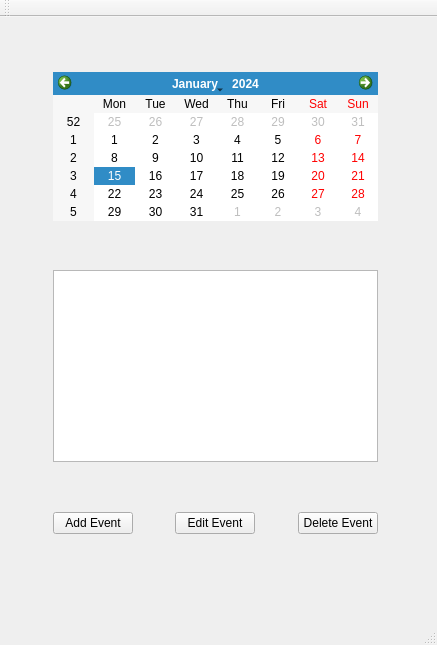
<?xml version="1.0" encoding="UTF-8"?>
<ui version="4.0">
 <class>MainWindow</class>
 <widget class="QMainWindow" name="MainWindow">
  <property name="geometry">
   <rect>
    <x>0</x>
    <y>0</y>
    <width>437</width>
    <height>645</height>
   </rect>
  </property>
  <property name="sizePolicy">
   <sizepolicy hsizetype="Fixed" vsizetype="Fixed">
    <horstretch>0</horstretch>
    <verstretch>0</verstretch>
   </sizepolicy>
  </property>
  <property name="windowTitle">
   <string>Callender</string>
  </property>
  <widget class="QWidget" name="centralWidget">
   <widget class="QStackedWidget" name="stackedWidget">
    <property name="geometry">
     <rect>
      <x>0</x>
      <y>0</y>
      <width>431</width>
      <height>611</height>
     </rect>
    </property>
    <property name="sizePolicy">
     <sizepolicy hsizetype="Maximum" vsizetype="Maximum">
      <horstretch>2</horstretch>
      <verstretch>0</verstretch>
     </sizepolicy>
    </property>
    <property name="currentIndex">
     <number>0</number>
    </property>
    <widget class="QWidget" name="PageCallender">
     <widget class="QWidget" name="horizontalLayoutWidget">
      <property name="geometry">
       <rect>
        <x>10</x>
        <y>0</y>
        <width>411</width>
        <height>571</height>
       </rect>
      </property>
      <layout class="QHBoxLayout" name="horizontalLayout">
       <item>
        <spacer name="horizontalSpacer_3">
         <property name="orientation">
          <enum>Qt::Horizontal</enum>
         </property>
         <property name="sizeHint" stdset="0">
          <size>
           <width>40</width>
           <height>20</height>
          </size>
         </property>
        </spacer>
       </item>
       <item>
        <layout class="QVBoxLayout" name="verticalLayout_2">
         <item>
          <spacer name="verticalSpacer_2">
           <property name="orientation">
            <enum>Qt::Vertical</enum>
           </property>
           <property name="sizeHint" stdset="0">
            <size>
             <width>20</width>
             <height>40</height>
            </size>
           </property>
          </spacer>
         </item>
         <item>
          <widget class="QCalendarWidget" name="calendarWidget">
           <property name="maximumSize">
            <size>
             <width>368</width>
             <height>16777215</height>
            </size>
           </property>
          </widget>
         </item>
         <item>
          <spacer name="verticalSpacer">
           <property name="orientation">
            <enum>Qt::Vertical</enum>
           </property>
           <property name="sizeHint" stdset="0">
            <size>
             <width>20</width>
             <height>40</height>
            </size>
           </property>
          </spacer>
         </item>
         <item>
          <widget class="QListWidget" name="ListWidgetEvent"/>
         </item>
         <item>
          <spacer name="verticalSpacer_3">
           <property name="orientation">
            <enum>Qt::Vertical</enum>
           </property>
           <property name="sizeHint" stdset="0">
            <size>
             <width>20</width>
             <height>40</height>
            </size>
           </property>
          </spacer>
         </item>
         <item>
          <layout class="QHBoxLayout" name="horizontalLayout_2">
           <item>
            <widget class="QPushButton" name="pushButton_3">
             <property name="text">
              <string>Add Event</string>
             </property>
            </widget>
           </item>
           <item>
            <spacer name="horizontalSpacer">
             <property name="orientation">
              <enum>Qt::Horizontal</enum>
             </property>
             <property name="sizeHint" stdset="0">
              <size>
               <width>40</width>
               <height>20</height>
              </size>
             </property>
            </spacer>
           </item>
           <item>
            <widget class="QPushButton" name="pushButton_2">
             <property name="text">
              <string>Edit Event</string>
             </property>
            </widget>
           </item>
           <item>
            <spacer name="horizontalSpacer_2">
             <property name="orientation">
              <enum>Qt::Horizontal</enum>
             </property>
             <property name="sizeHint" stdset="0">
              <size>
               <width>40</width>
               <height>20</height>
              </size>
             </property>
            </spacer>
           </item>
           <item>
            <widget class="QPushButton" name="pushButton">
             <property name="text">
              <string>Delete Event</string>
             </property>
            </widget>
           </item>
          </layout>
         </item>
         <item>
          <spacer name="verticalSpacer_4">
           <property name="orientation">
            <enum>Qt::Vertical</enum>
           </property>
           <property name="sizeHint" stdset="0">
            <size>
             <width>20</width>
             <height>40</height>
            </size>
           </property>
          </spacer>
         </item>
        </layout>
       </item>
       <item>
        <spacer name="horizontalSpacer_4">
         <property name="orientation">
          <enum>Qt::Horizontal</enum>
         </property>
         <property name="sizeHint" stdset="0">
          <size>
           <width>40</width>
           <height>20</height>
          </size>
         </property>
        </spacer>
       </item>
      </layout>
     </widget>
    </widget>
    <widget class="QWidget" name="PageAddEvent">
     <widget class="QLineEdit" name="WName">
      <property name="geometry">
       <rect>
        <x>30</x>
        <y>41</y>
        <width>331</width>
        <height>31</height>
       </rect>
      </property>
     </widget>
     <widget class="QLineEdit" name="WLocation">
      <property name="geometry">
       <rect>
        <x>30</x>
        <y>230</y>
        <width>331</width>
        <height>41</height>
       </rect>
      </property>
     </widget>
     <widget class="QLineEdit" name="WNote">
      <property name="geometry">
       <rect>
        <x>30</x>
        <y>300</y>
        <width>331</width>
        <height>201</height>
       </rect>
      </property>
     </widget>
     <widget class="QDialogButtonBox" name="BOK">
      <property name="geometry">
       <rect>
        <x>100</x>
        <y>510</y>
        <width>201</width>
        <height>61</height>
       </rect>
      </property>
      <property name="standardButtons">
       <set>QDialogButtonBox::Cancel|QDialogButtonBox::Ok</set>
      </property>
     </widget>
     <widget class="QTimeEdit" name="WAlarm">
      <property name="geometry">
       <rect>
        <x>180</x>
        <y>130</y>
        <width>181</width>
        <height>22</height>
       </rect>
      </property>
     </widget>
     <widget class="QDateTimeEdit" name="WDataTime">
      <property name="geometry">
       <rect>
        <x>180</x>
        <y>90</y>
        <width>181</width>
        <height>22</height>
       </rect>
      </property>
     </widget>
     <widget class="QTimeEdit" name="WDuration">
      <property name="geometry">
       <rect>
        <x>180</x>
        <y>180</y>
        <width>181</width>
        <height>21</height>
       </rect>
      </property>
     </widget>
     <widget class="QLabel" name="label">
      <property name="geometry">
       <rect>
        <x>30</x>
        <y>10</y>
        <width>151</width>
        <height>31</height>
       </rect>
      </property>
      <property name="text">
       <string>Event Name</string>
      </property>
     </widget>
     <widget class="QLabel" name="label_2">
      <property name="geometry">
       <rect>
        <x>30</x>
        <y>90</y>
        <width>141</width>
        <height>31</height>
       </rect>
      </property>
      <property name="text">
       <string>Data and Time of Event</string>
      </property>
     </widget>
     <widget class="QLabel" name="label_3">
      <property name="geometry">
       <rect>
        <x>30</x>
        <y>130</y>
        <width>141</width>
        <height>31</height>
       </rect>
      </property>
      <property name="text">
       <string>Alarm Clock</string>
      </property>
     </widget>
     <widget class="QLabel" name="label_4">
      <property name="geometry">
       <rect>
        <x>30</x>
        <y>170</y>
        <width>141</width>
        <height>31</height>
       </rect>
      </property>
      <property name="text">
       <string>Duration</string>
      </property>
     </widget>
     <widget class="QLabel" name="label_5">
      <property name="geometry">
       <rect>
        <x>30</x>
        <y>200</y>
        <width>121</width>
        <height>31</height>
       </rect>
      </property>
      <property name="text">
       <string>Event Location</string>
      </property>
     </widget>
     <widget class="QLabel" name="label_6">
      <property name="geometry">
       <rect>
        <x>30</x>
        <y>270</y>
        <width>131</width>
        <height>31</height>
       </rect>
      </property>
      <property name="text">
       <string>Short Notice</string>
      </property>
     </widget>
    </widget>
   </widget>
   <zorder>stackedWidget</zorder>
   <zorder>horizontalLayoutWidget</zorder>
  </widget>
  <widget class="QMenuBar" name="menuBar">
   <property name="geometry">
    <rect>
     <x>0</x>
     <y>0</y>
     <width>437</width>
     <height>26</height>
    </rect>
   </property>
  </widget>
  <widget class="QToolBar" name="mainToolBar">
   <attribute name="toolBarArea">
    <enum>TopToolBarArea</enum>
   </attribute>
   <attribute name="toolBarBreak">
    <bool>false</bool>
   </attribute>
  </widget>
  <widget class="QStatusBar" name="statusBar"/>
  <action name="actionChange_Date">
   <property name="text">
    <string>Change Day</string>
   </property>
  </action>
  <action name="actionAdd_Event">
   <property name="text">
    <string>Add Event</string>
   </property>
   <property name="shortcut">
    <string>Ctrl+N</string>
   </property>
  </action>
 </widget>
 <layoutdefault spacing="6" margin="11"/>
 <resources/>
 <connections/>
</ui>
